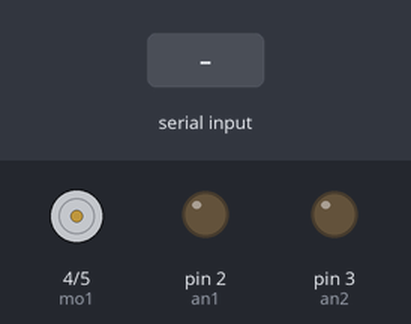
Bench run of a sketch on a simulated Arduino Uno, built with avr-gcc and run on an emulated ATmega328P. Parts: motor-driver pin pairs drawn as motors (green arrow = first pin HIGH = forward, orange = second pin HIGH = backward, longer = more drive), output pins drawn as LEDs (lit = HIGH). Inputs (shaded band) come from the test bench.

Above: at 1.2 s.
1.3 s: "A" received over Serial
At 3.5 s:
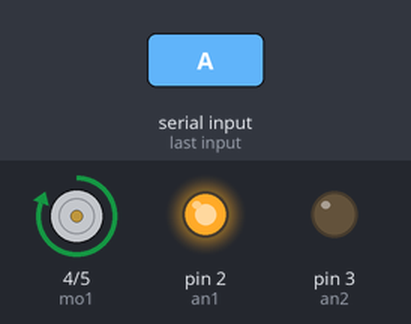
3.8 s: "B" received over Serial
At 5.6 s:
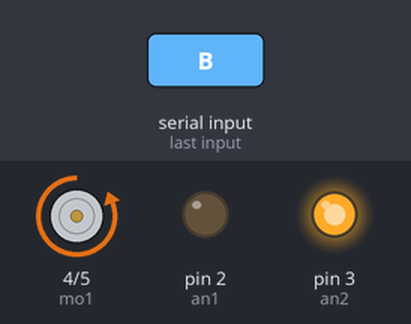
6.3 s: "D" received over Serial
At 8.5 s:
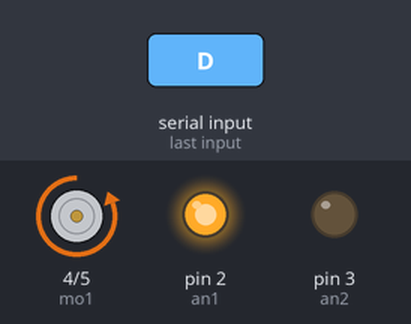
8.8 s: "C" received over Serial
At 10.6 s:
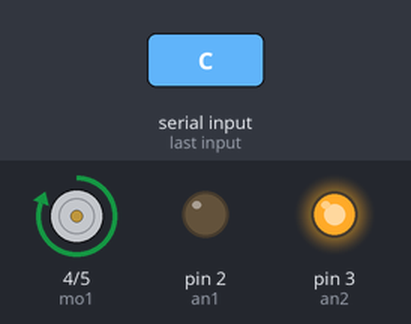
Timing chart, 0 to 12.1 s (numbered marks = the images above; inputs shaded):
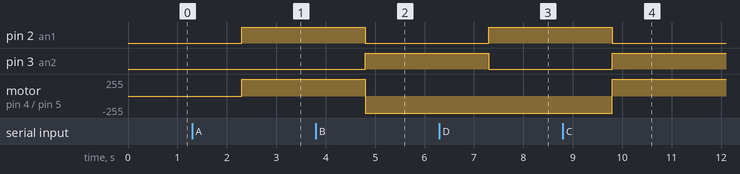

The sketch:

sketch_sep28b.ino
```cpp
#define an1 2
#define an2 3
#define mo1 4
#define mo2 5
String Z;

void setup()
{
  pinMode(an1, OUTPUT);
  pinMode(an2, OUTPUT);
  pinMode(mo1, OUTPUT);
  pinMode(mo2, OUTPUT);
  Serial.begin(9600);
}

void loop()
{
  if (Serial.available()) {
    Z = Serial.readString();
  }

  switch (Z[0]) {
    case 'A':
      forward();
      break;
    case 'B':
      revarse();
      break;
    case 'D':
      right();
      break;
    case 'C':
      lift();
      break;
    default:
      break;
  }
}

void forward(){
  digitalWrite(an1, HIGH);
  digitalWrite(an2, LOW);
  digitalWrite(mo1, HIGH);
  digitalWrite(mo2, LOW);
}

void revarse(){
  digitalWrite(an1, LOW);
  digitalWrite(an2, HIGH);
  digitalWrite(mo1, LOW);
  digitalWrite(mo2, HIGH);
}

void right(){
  digitalWrite(an1, HIGH);
  digitalWrite(an2, LOW);
  digitalWrite(mo1, LOW);
  digitalWrite(mo2, HIGH);
}

void lift(){
  digitalWrite(an1, LOW);
  digitalWrite(an2, HIGH);
  digitalWrite(mo1, HIGH);
  digitalWrite(mo2, LOW);
}
```

Measured:
- after the input at 1.3 s, pin 2 (an1): LOW → HIGH after 1.0 s; motor on pin 4 (mo1) / pin 5 (mo2): stopped → forward 255/255 after 1.0 s
- after the input at 3.8 s, pin 2 (an1): HIGH → LOW after 1.0 s; pin 3 (an2): LOW → HIGH after 1.0 s; motor on pin 4 (mo1) / pin 5 (mo2): forward 255/255 → backward 255/255 after 1.0 s
- after the input at 6.3 s, pin 2 (an1): LOW → HIGH after 1.0 s; pin 3 (an2): HIGH → LOW after 1.0 s
- after the input at 8.8 s, pin 2 (an1): HIGH → LOW after 1.0 s; pin 3 (an2): LOW → HIGH after 1.0 s; motor on pin 4 (mo1) / pin 5 (mo2): backward 255/255 → forward 255/255 after 1.0 s
